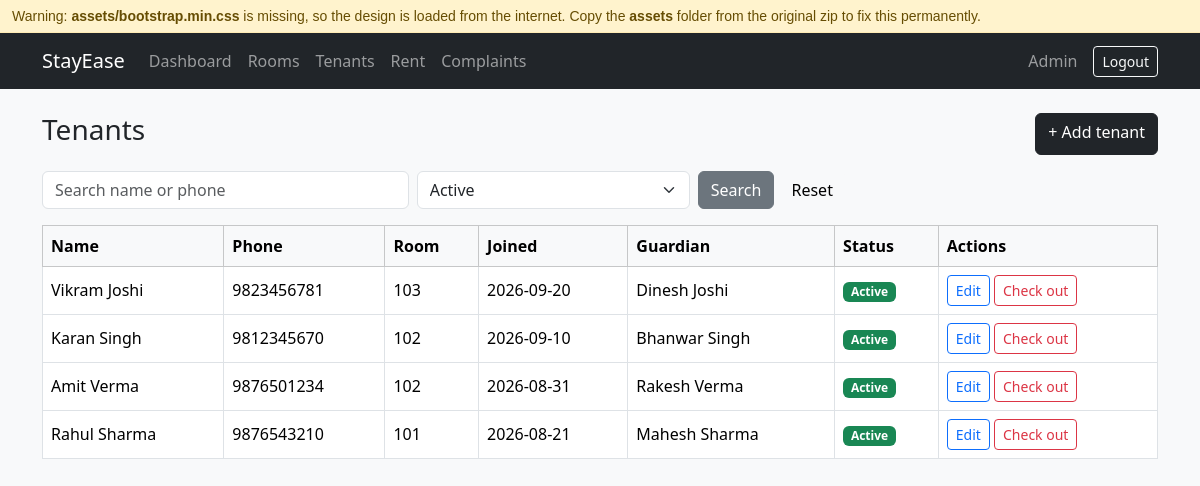
Screenshot of /tenants.php (signed in) with the database file from the repository.
### tables this page shows
CREATE TABLE tenants (
  id            INT AUTO_INCREMENT PRIMARY KEY,
  name          VARCHAR(100) NOT NULL,
  phone         VARCHAR(10)  NOT NULL,
  guardian_name VARCHAR(100) NOT NULL,
  address       VARCHAR(255) NOT NULL,
  joining_date  DATE NOT NULL,
  room_id       INT NOT NULL,
  status        ENUM('Active','Left') NOT NULL DEFAULT 'Active',
  leaving_date  DATE NULL,
  FOREIGN KEY (room_id) REFERENCES rooms(id) ON DELETE RESTRICT
);

CREATE TABLE rooms (
  id          INT AUTO_INCREMENT PRIMARY KEY,
  room_number VARCHAR(20) NOT NULL UNIQUE,
  room_type   ENUM('Single','Double','Triple','Dormitory') NOT NULL,
  capacity    TINYINT NOT NULL,                
  rent        DECIMAL(10,2) NOT NULL           
);

### config.php (called while the page is built, shortened)
<?php
function e($text) { return htmlspecialchars((string)$text); }

### tenants.php (the view, shortened to what this page needs)
<?php
include 'header.php';
$q      = trim($_GET['q'] ?? '');
$status = $_GET['status'] ?? 'Active';
$sql    = 'SELECT t.*, r.room_number FROM tenants t JOIN rooms r ON r.id = t.room_id WHERE (t.name LIKE ? OR t.phone LIKE ?)';
$params = ["%$q%", "%$q%"];
if ($status === 'Active' || $status === 'Left') { $sql .= ' AND t.status = ?'; $params[] = $status; }
$sql .= ' ORDER BY t.id DESC';
$stmt = $pdo->prepare($sql);
$stmt->execute($params);
$tenants = $stmt->fetchAll();
?>
<div class="d-flex justify-content-between mb-3">
  <h3>Tenants</h3><a class="btn btn-dark" href="tenant_form.php">+ Add tenant</a>
</div>
<form class="row g-2 mb-3">
  <div class="col-md-4"><input name="q" class="form-control" placeholder="Search name or phone" value="<?= e($q) ?>"></div>
  <div class="col-md-3"><select name="status" class="form-select">
    <option value="Active" <?= $status === 'Active' ? 'selected' : '' ?>>Active</option>
    <option value="All"    <?= $status === 'All' ? 'selected' : '' ?>>All</option></select></div>
  <div class="col-md-3"><button class="btn btn-secondary">Search</button> <a class="btn btn-light" href="tenants.php">Reset</a></div>
</form>
<?php if (!$tenants): ?><div class="alert alert-info">No tenants found.</div><?php else: ?>
<div class="table-responsive"><table class="table table-bordered bg-white align-middle">
  <tr class="table-light"><th>Name</th><th>Phone</th><th>Room</th><th>Joined</th><th>Guardian</th><th>Status</th><th>Actions</th></tr>
  <?php foreach ($tenants as $t): ?>
  <tr>
    <td><?= e($t['name']) ?></td><td><?= e($t['phone']) ?></td><td><?= e($t['room_number']) ?></td>
    <td><?= e($t['joining_date']) ?></td><td><?= e($t['guardian_name']) ?></td>
    <td><?= $t['status'] === 'Active' ? '<span class="badge bg-success">Active</span>' : '<span class="badge bg-secondary">Left ' . e($t['leaving_date']) . '</span>' ?></td>
    <td class="text-nowrap">
      <a class="btn btn-sm btn-outline-primary" href="tenant_form.php?id=<?= $t['id'] ?>">Edit</a>
      <?php if ($t['status'] === 'Active'): ?>
      <form method="post" action="tenant_checkout.php" class="d-inline" onsubmit="return confirm('Check out <?= e($t['name']) ?>?')">
        <input type="hidden" name="id" value="<?= $t['id'] ?>"><button class="btn btn-sm btn-outline-danger">Check out</button>
      </form>
      <?php endif; ?>
    </td>
  </tr>
  <?php endforeach; ?>
</table></div>
<?php endif; include 'footer.php'; ?>

### rows the page displays
tenants: name "Vikram Joshi", phone "9823456781", room.room_number "103", joining_date "2026-09-20", guardian_name "Dinesh Joshi", status "Active"
tenants: name "Karan Singh", phone "9812345670", room.room_number "102", joining_date "2026-09-10", guardian_name "Bhanwar Singh", status "Active"
tenants: name "Amit Verma", phone "9876501234", room.room_number "102", joining_date "2026-08-31", guardian_name "Rakesh Verma", status "Active"
tenants: name "Rahul Sharma", phone "9876543210", room.room_number "101", joining_date "2026-08-21", guardian_name "Mahesh Sharma", status "Active"

### other values shown
$_SESSION['admin']['name'] "Admin"
